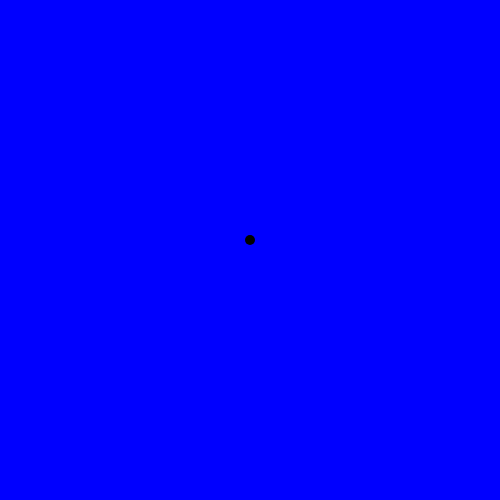
Frame 1 (no input)
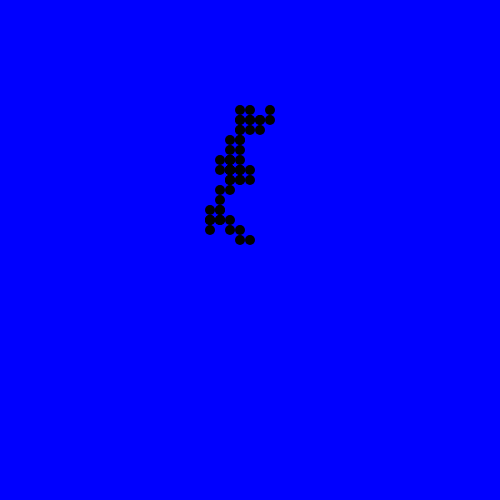
Frame 60 (no input)
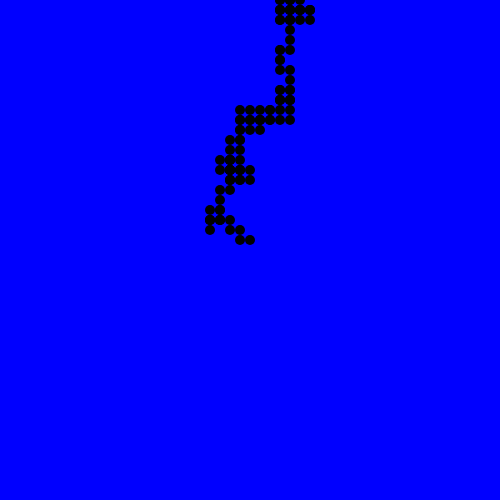
Frame 120 (the mouse pressed at the canvas centre since frame 60)

The p5.js sketch that drew these frames (run headless with seeded random() and noise() and a simulated clock; from frame 60 on, the mouse is pressed at the canvas centre):

// p5.js sketch
// ── sketch.js
//Biased Walker
//This example demonstrates a random walk system that is biased to favour one direction of progression over others

var x, y; //variables for x and y coordinates
var w = 10; //width of random walker
function setup(){
    createCanvas(500,500);
    x = width / 2; //start from middle
    y = height / 2; //start from middle
    background(0,0,255);
    noStroke();
    fill(0);
}
function draw(){
    var ran = random(5); //get random number between 0 and 4
    //use an else-if-statement to have 25% chance for moving to each direction
    if(ran < 1) x+=w; //if number is between 0-1 move right
    else if(ran < 2) x-=w; //if number is between 1-2 move left
    else if(ran < 3) y+=w; //if number is between 2-3 move down
    else y-=w; //if number is between 3-5 move up
    ellipse(x,y,w); //draw random walker
    
}
